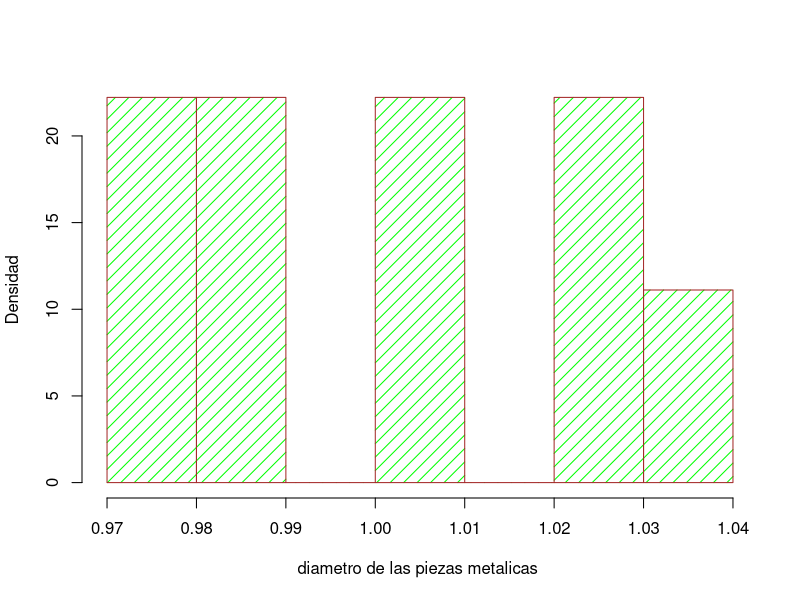
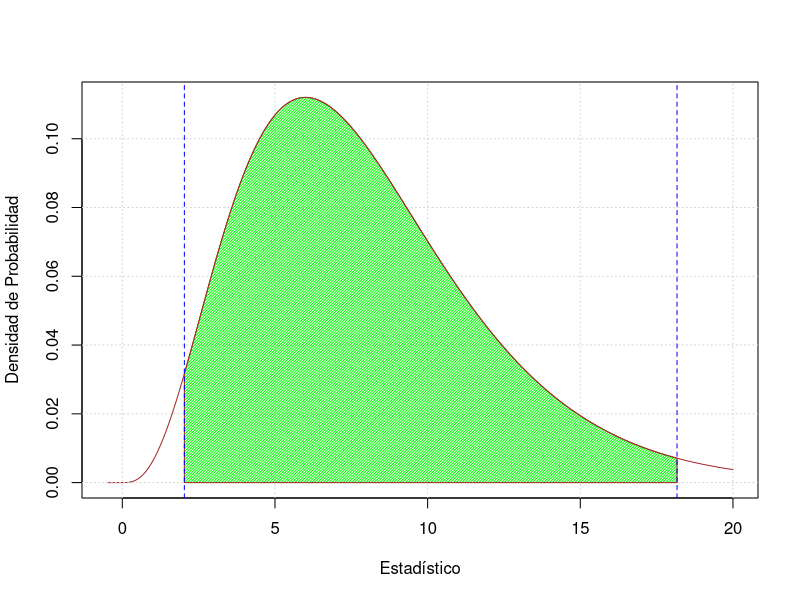

Here is the R script that generated these plots, in order:
## ---- chunk 1
#a)
# La muestra es de 1.01, 0.97, 1.03, 1.04, 0.99, 0.98, 0.99, 1.01 y 1.03
# Calcular la media
n=9
x=c(1.01, 0.97, 1.03, 1.04, 0.99, 0.98, 0.99, 1.01 , 1.03)
mu<-mean(x);mu
sigma<-sd(x);sigma 
n<-length(x);n 
hist(x,main="",nclass=9,freq=FALSE, ylab="Densidad", xlab="diametro de las piezas metalicas ", density = 10.5, col="green", border = "brown")
#1-alfa
Ic1<-mu-qt(0.995, df=(n-1))*sigma/sqrt(n) 
Ic2<-mu+qt(0.995, df=(n-1))*sigma/sqrt(n) 
cat(c("lím.Inf. IC 99%=", as.character(round(Ic1,3)), " lím.Sup. IC 99% =", as.character(round(Ic2,3))))
t.test(x,conf.level=0.95)
## ---- chunk 2
# IC= (a , b )
# mu+- error == mu+-desviacion tipica 
suma=sum(x)
sumatorio=sum(x^2)
sumatorio
s=(9*sumatorio)-(suma^2)/(9*8)
s
qchisq(0.02, 8)
qchisq(0.98, 8)
PT<-seq(-0.5,20,0.001) 
Alfa<-0.04 
n<-9
s2<-s
DP<-dchisq(PT, n-1) 
plot(PT,DP, type = "l", col="brown", ylab = "Densidad de Probabilidad", xlab = "Estadístico") 
xliminf<- (n-1)*s2/ qchisq((1-Alfa/2), n-1) 
xlimsup<- (n-1)*s2/ qchisq(Alfa/2, n-1)
chixliminf<-(n-1)*s2/xlimsup 
chixlimsup<-(n-1)*s2/xliminf
grid() 
xv<-PT[PT>=chixliminf & PT<=chixlimsup] 
yv<-DP[PT>=chixliminf & PT<=chixlimsup] 
xv<-c(xv,chixlimsup,chixliminf) 
yv<-c(yv,DP[1],DP[1])
polygon(xv,yv,col = "green", density = 50, border = "brown") 
abline(v=chixlimsup,col="blue",lty=2) 
abline(v=chixliminf,col="blue",lty=2)


